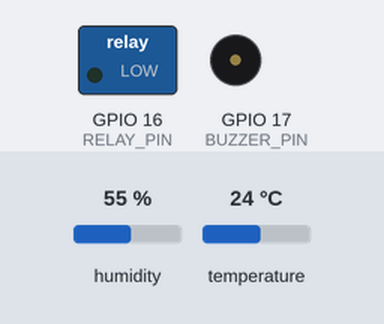
The sketch below on a simulated ESP32. Parts: switched loads named in the sketch (green lamp = pin HIGH), buzzer (waves = sounding). The inputs (shaded band) are chosen by the test bench; at power-on: humidity 55 %, temperature 24 °C. WiFi joins after 1.5 s; servers stay silent unless stated; random numbers use the default seed unless the sketch sets one; no MQTT or app messages arrive unless stated; what the sketch prints to the serial monitor is not drawn.

Above: at 3.2 s.
3.3 s: humidity set to 79 %
7.3 s: humidity set to 82 %
At 9.4 s:
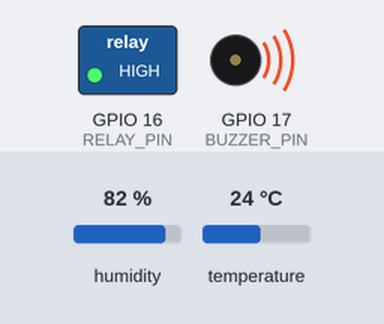
11.3 s: humidity set to 22 %
At 13.0 s:
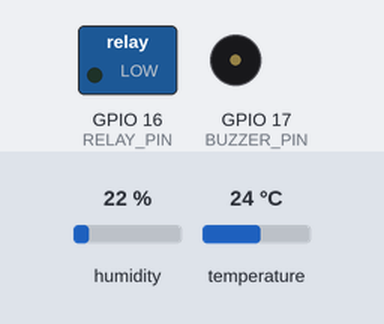
15.3 s: humidity set to 88 %
At 19.2 s:
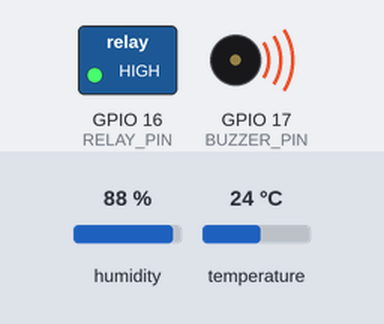
19.5 s: humidity set to 40 %
At 21.8 s:
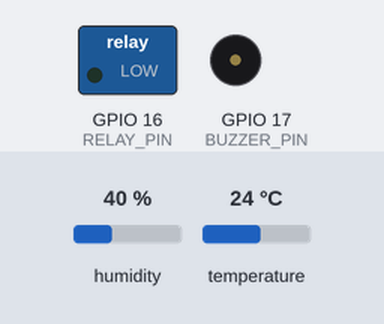
Timing chart, 0 to 23.3 s (numbered marks = the images above; inputs shaded):
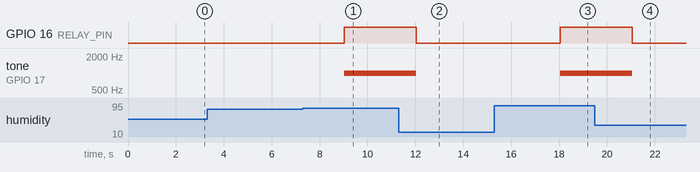

Measured:
- the behaviour switches between 80 and 81 % on humidity (found by bisection; images 0 and 1)
- after the input at 3.3 s, every drawn part: stays the same
- after the input at 7.3 s, GPIO 16 (RELAY_PIN): LOW → HIGH after 1.7 s; tone on GPIO 17 (BUZZER_PIN): silent → 1000 Hz after 1.7 s
- after the input at 11.3 s, GPIO 16 (RELAY_PIN): HIGH → LOW after 0.73 s; tone on GPIO 17 (BUZZER_PIN): 1000 Hz → silent after 0.73 s
- after the input at 15.3 s, GPIO 16 (RELAY_PIN): LOW → HIGH after 2.7 s; tone on GPIO 17 (BUZZER_PIN): silent → 1000 Hz after 2.7 s
- after the input at 19.5 s, GPIO 16 (RELAY_PIN): HIGH → LOW after 1.6 s; tone on GPIO 17 (BUZZER_PIN): 1000 Hz → silent after 1.6 s

The sketch:

sketch.ino
```cpp
#include <WiFi.h>
#include <WiFiClientSecure.h>
#include <PubSubClient.h>
#include <ESP32Servo.h>
#include <ArduinoJson.h>
#include <DHT.h>

// ---------- CẤU HÌNH PHẦN CỨNG ----------
#define DHTPIN 4
#define DHTTYPE DHT22
#define BUZZER_PIN 17
#define RELAY_PIN 16
const float TEMP_LIMIT = 40.0;   // Ngưỡng cảnh báo nhiệt độ
const float HUM_LIMIT  = 80.0;   // Ngưỡng cảnh báo độ ẩm

// ---------- WIFI ----------
const char* ssid = "Wokwi-GUEST";
const char* password = ""; // nếu test trên Wokwi

// ---------- MQTT (TLS) ----------
const char* mqtt_server = "e2536c966bb4423c80c9d8acae01b8b2.s1.eu.hivemq.cloud";
const int mqtt_port = 8883;
const char* mqtt_user = "Duyanne";
const char* mqtt_pass = "Duyan123@";

const char* TOPIC_SENSOR = "duyan/esp32/sensor/data";
const char* TOPIC_STATUS = "duyan/esp32/status";
const char* TOPIC_ALERT  = "duyan/esp32/alert";

// ---------- CHỨNG CHỈ CA ----------
// Chứng chỉ CA cho HiveMQ Cloud
const char* ca_cert = R"EOF(
-----BEGIN CERTIFICATE-----
MIIFazCCA1OgAwIBAgIRAIIQz7DSQONZRGPgu2OCiwAwDQYJKoZIhvcNAQELBQAw
TzELMAkGA1UEBhMCVVMxKTAnBgNVBAoTIEludGVybmV0IFNlY3VyaXR5IFJlc2Vh
cmNoIEdyb3VwMRUwEwYDVQQDEwxJU1JHIFJvb3QgWDEwHhcNMTUwNjA0MTEwNDM4
WhcNMzUwNjA0MTEwNDM4WjBPMQswCQYDVQQGEwJVUzEpMCcGA1UEChMgSW50ZXJu
ZXQgU2VjdXJpdHkgUmVzZWFyY2ggR3JvdXAxFTATBgNVBAMTDElTUkcgUm9vdCBY
MTCCAiIwDQYJKoZIhvcNAQEBBQADggIPADCCAgoCggIBAK3oJHP0FDfzm54rVygc
h77ct984kIxuPOZXoHj3dcKi/vVqbvYATyjb3miGbESTtrFj/RQSa78f0uoxmyF+
0TM8ukj13Xnfs7j/EvEhmkvBioZxaUpmZmyPfjxwv60pIgbz5MDmgK7iS4+3mX6U
A5/TR5d8mUgjU+g4rk8Kb4Mu0UlXjIB0ttov0DiNewNwIRt18jA8+o+u3dpjq+sW
T8KOEUt+zwvo/7V3LvSye0rgTBIlDHCNAymg4VMk7BPZ7hm/ELNKjD+Jo2FR3qyH
B5T0Y3HsLuJvW5iB4YlcNHlsdu87kGJ55tukmi8mxdAQ4Q7e2RCOFvu396j3x+UC
B5iPNgiV5+I3lg02dZ77DnKxHZu8A/lJBdiB3QW0KtZB6awBdpUKD9jf1b0SHzUv
KBds0pjBqAlkd25HN7rOrFleaJ1/ctaJxQZBKT5ZPt0m9STJEadao0xAH0ahmbWn
OlFuhjuefXKnEgV4We0+UXgVCwOPjdAvBbI+e0ocS3MFEvzG6uBQE3xDk3SzynTn
jh8BCNAw1FtxNrQHusEwMFxIt4I7mKZ9YIqioymCzLq9gwQbooMDQaHWBfEbwrbw
qHyGO0aoSCqI3Haadr8faqU9GY/rOPNk3sgrDQoo//fb4hVC1CLQJ13hef4Y53CI
rU7m2Ys6xt0nUW7/vGT1M0NPAgMBAAGjQjBAMA4GA1UdDwEB/wQEAwIBBjAPBgNV
HRMBAf8EBTADAQH/MB0GA1UdDgQWBBR5tFnme7bl5AFzgAiIyBpY9umbbjANBgkq
hkiG9w0BAQsFAAOCAgEAVR9YqbyyqFDQDLHYGmkgJykIrGF1XIpu+ILlaS/V9lZL
ubhzEFnTIZd+50xx+7LSYK05qAvqFyFWhfFQDlnrzuBZ6brJFe+GnY+EgPbk6ZGQ
3BebYhtF8GaV0nxvwuo77x/Py9auJ/GpsMiu/X1+mvoiBOv/2X/qkSsisRcOj/KK
NFtY2PwByVS5uCbMiogziUwthDyC3+6WVwW6LLv3xLfHTjuCvjHIInNzktHCgKQ5
ORAzI4JMPJ+GslWYHb4phowim57iaztXOoJwTdwJx4nLCgdNbOhdjsnvzqvHu7Ur
TkXWStAmzOVyyghqpZXjFaH3pO3JLF+l+/+sKAIuvtd7u+Nxe5AW0wdeRlN8NwdC
jNPElpzVmbUq4JUagEiuTDkHzsxHpFKVK7q4+63SM1N95R1NbdWhscdCb+ZAJzVc
oyi3B43njTOQ5yOf+1CceWxG1bQVs5ZufpsMljq4Ui0/1lvh+wjChP4kqKOJ2qxq
4RgqsahDYVvTH9w7jXbyLeiNdd8XM2w9U/t7y0Ff/9yi0GE44Za4rF2LN9d11TPA
mRGunUHBcnWEvgJBQl9nJEiU0Zsnvgc/ubhPgXRR4Xq37Z0j4r7g1SgEEzwxA57d
emyPxgcYxn/eR44/KJ4EBs+lVDR3veyJm+kXQ99b21/+jh5Xos1AnX5iItreGCc=
-----END CERTIFICATE-----
)EOF";
// ---------- OBJECTS ----------
WiFiClientSecure espClient;
PubSubClient client(espClient);
DHT dht(DHTPIN, DHTTYPE);

// ---------- TRẠNG THÁI CẢNH BÁO ----------
bool alertActive = false;

// ---------- HỖ TRỢ ----------
void sendStatus(const char* message, const char* status = "info") {
  StaticJsonDocument<200> doc;
  doc["device"] = "ESP32_TempDemo";
  doc["timestamp"] = millis();
  doc["status"] = status;
  doc["message"] = message;
  char buf[256];
  serializeJson(doc, buf, sizeof(buf));
  client.publish(TOPIC_STATUS, buf);
  Serial.println(String("📢 ") + message);
}

void sendSensorData(float temp, float hum) {
  StaticJsonDocument<256> doc;
  doc["device"] = "ESP32_TempDemo";
  doc["timestamp"] = millis();
  doc["temperature_C"] = temp;
  doc["humidity_percent"] = hum;
  char buf[512];
  serializeJson(doc, buf, sizeof(buf));
  client.publish(TOPIC_SENSOR, buf);
  Serial.println("📊 Sensor data published");
}

void sendAlert(const char* message) {
  StaticJsonDocument<200> doc;
  doc["device"] = "ESP32_TempDemo";
  doc["timestamp"] = millis();
  doc["alert"] = message;
  char buf[256];
  serializeJson(doc, buf, sizeof(buf));
  client.publish(TOPIC_ALERT, buf);
  Serial.println(String("🚨 Gửi cảnh báo MQTT: ") + message);
}

// ---------- WIFI & MQTT ----------
void setup_wifi() {
  Serial.print("🔌 Connecting to WiFi");
  WiFi.begin(ssid, password);
  while (WiFi.status() != WL_CONNECTED) {
    delay(250);
    Serial.print(".");
  }
  Serial.println();
  Serial.print("✅ WiFi connected, IP: ");
  Serial.println(WiFi.localIP());
}

void reconnectMQTT() {
  while (!client.connected()) {
    Serial.print("🔁 Connecting to MQTT...");
    String clientId = "ESP32TempDemo-";
    clientId += String(random(0xffff), HEX);
    if (client.connect(clientId.c_str(), mqtt_user, mqtt_pass)) {
      Serial.println("✅ MQTT connected");
      sendStatus("MQTT connected", "connected");
    } else {
      Serial.print("❌ Failed rc=");
      Serial.println(client.state());
      delay(3000);
    }
  }
}

// ---------- SETUP ----------
void setup() {
  Serial.begin(115200);
  delay(500);
  dht.begin();
  espClient.setCACert(ca_cert);
  setup_wifi();
  client.setServer(mqtt_server, mqtt_port);
  sendStatus("Device starting", "boot");
  randomSeed(analogRead(0));

  pinMode(BUZZER_PIN, OUTPUT);
  pinMode(RELAY_PIN, OUTPUT);
  digitalWrite(BUZZER_PIN, LOW);
  digitalWrite(RELAY_PIN, LOW);
}

// ---------- LOOP ----------
void loop() {
  if (!client.connected()) reconnectMQTT();
  client.loop();

  static unsigned long lastRead = 0;
  const unsigned long interval = 3000;

  if (millis() - lastRead >= interval) {
    lastRead = millis();

    float temp = dht.readTemperature();
    float hum  = dht.readHumidity();

    // Nếu không có dữ liệu thật => giả lập
    if (isnan(temp) || isnan(hum)) {
      Serial.println("⚙️  DHT22 not detected, using simulated data");
      temp = 35 + random(-20, 10);
      hum  = 80 + random(-20, 10);
    }

    Serial.print("🌡️ Temp: ");
    Serial.print(temp);
    Serial.print(" °C  💧 Hum: ");
    Serial.print(hum);
    Serial.println(" %");

    sendSensorData(temp, hum);

    // --- Kiểm tra cảnh báo ---
    bool overTemp = (temp > TEMP_LIMIT);
    bool overHum  = (hum > HUM_LIMIT);

    if (overTemp || overHum) {
      if (!alertActive) {
        alertActive = true;
        digitalWrite(RELAY_PIN, HIGH);
        tone(BUZZER_PIN, 1000);
        sendAlert(overTemp ? "Temperature exceeded limit!" : "Humidity exceeded limit!");
        Serial.println("🚨 BẬT CẢNH BÁO");
      }
    } else {
      if (alertActive) {
        alertActive = false;
        noTone(BUZZER_PIN);
        digitalWrite(RELAY_PIN, LOW);
        sendAlert("Values back to normal");
        Serial.println("✅ TẮT CẢNH BÁO");
      }
    }
  }

  delay(10);
}
```
